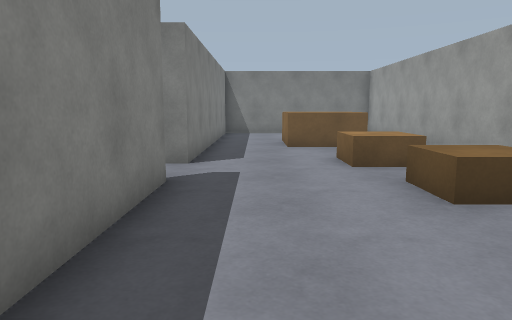
view 1 (above)

19 first-person views from a walk through a robot-simulator world made for Webots. The camera is 1.2 m above the floor, tilts 8° down and sees 70° across. The floor is counted in squares, 1 m on a side. Each view is taken from the middle of a square. On the plan, view 1 faces up. The plan holds only what a view shows up to about 14 squares ahead; the rest is blank. The place goes on beyond the plan.

view 2
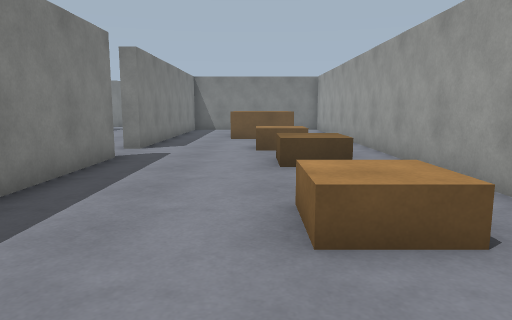

view 3
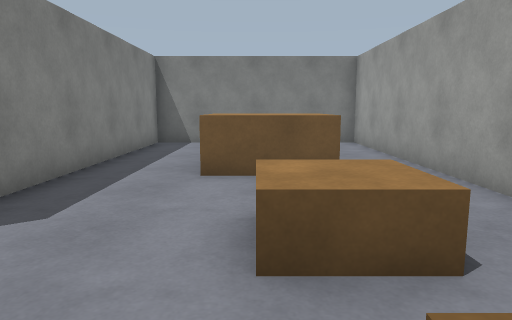

view 4
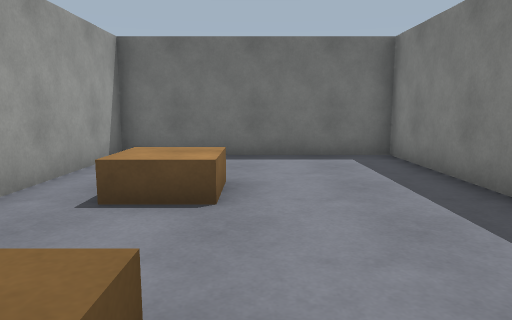

view 5
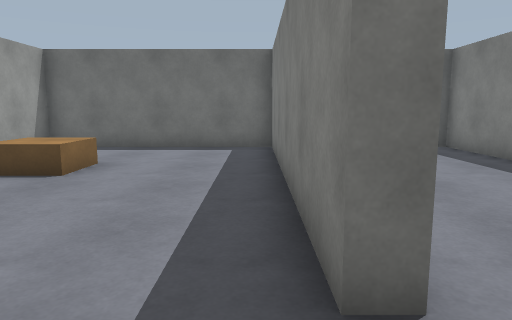

view 6
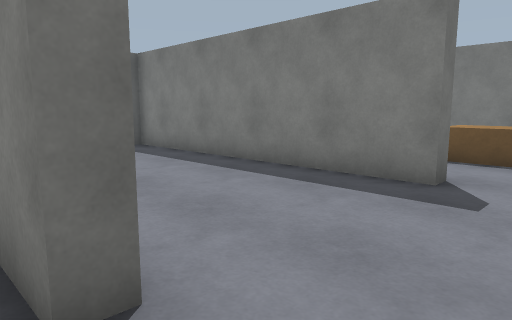

view 7
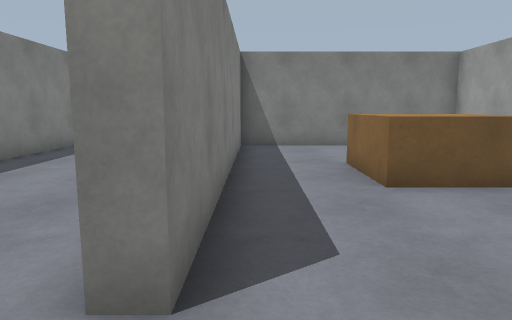

view 8
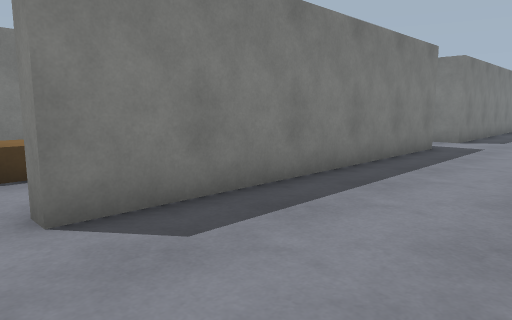

view 9
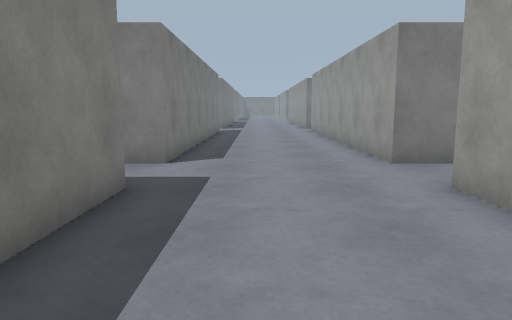

view 10
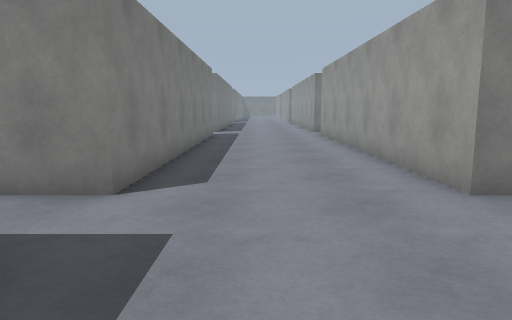

view 11
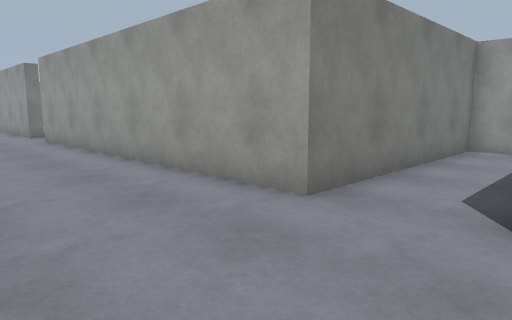

view 12
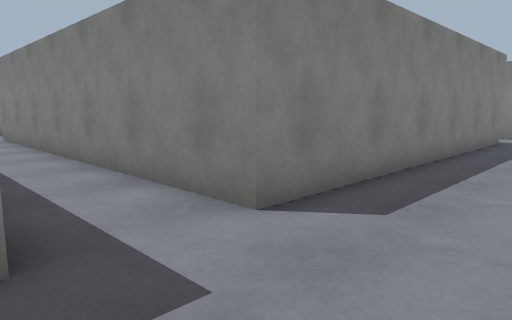

view 13
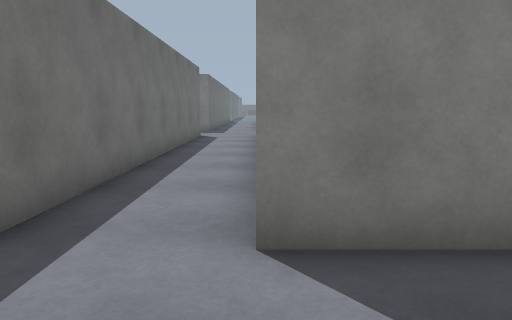

view 14
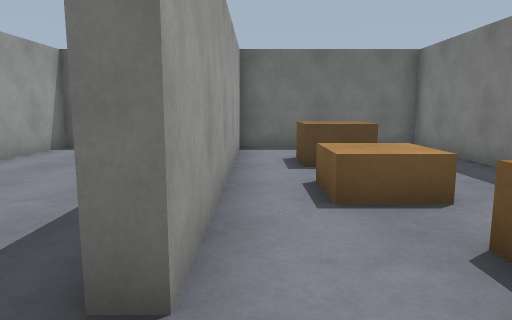

view 15
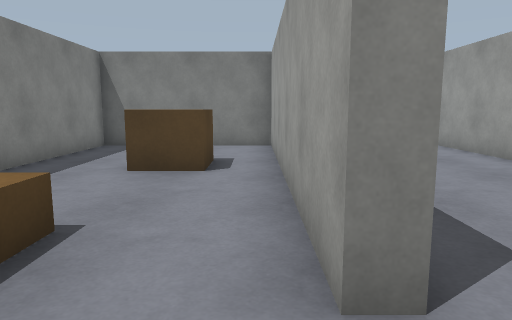

view 16
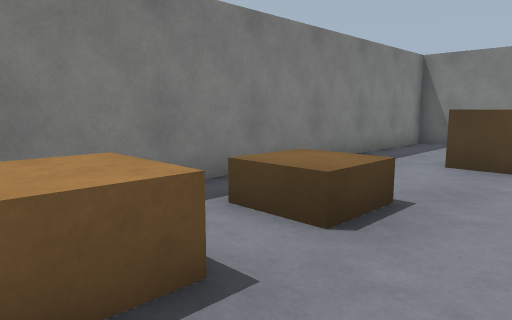

view 17
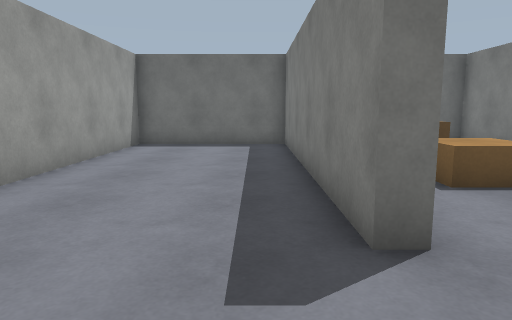

view 18
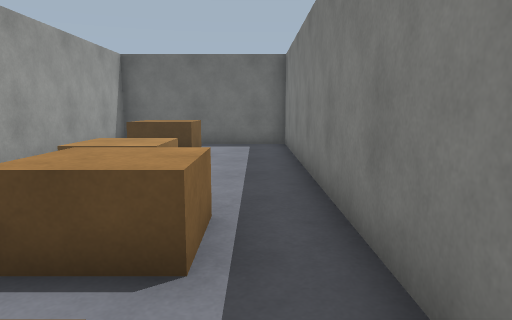

view 19
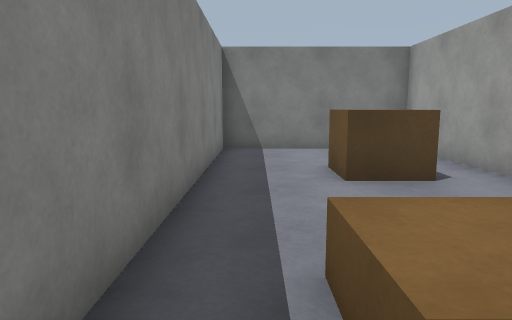

### Floor plan
Points are (right, up) in squares from view 1. A wall is a line through its corners. A room is listed if a view was taken in it or the views show most of it. See-through windows are left out.
Room 1 (views 1, 2, 3, 4, 5, 6, 7)
walls: (-1.5, 6) (-1.5, -3.5) (5.5, -3.5) (5.5, 18) (-1.5, 18) (-1.5, 8)
ways out: opening at (-2, 6.5) to room 2
objects: crate (1, 12) to (3, 14); crate (2, 8) to (3, 9); crate (3, 0) to (4, 1); crate (3, 5) to (4, 6)
Room 2 (views 8, 9, 10, 11, 12, 13, 17)
walls: (-2, 14.5) (-2, 18.5); (-7, 18.6) (-7, 8); (-1.5, 8) (-2, 8); (-2.1, 6) (-1.5, 6); (-7, 6) (-7, -3.5) (-2, -3.5) (-2, 3.5); (5.5, 20) (5.5, 21) (-2, 21) (-2, 31.5); (-14.5, 18.5) (-7.4, 18.5); (-7, 31.5) (-7, 21) (-14.5, 21)
ways out: opening at (-2, 6.5) to room 1; opening at (-7, 6.5) to room 3
Room 3 (views 14, 15, 16, 18, 19)
walls: (-7, 8) (-7.5, 8) (-7.5, 18) (-13, 18) (-13, -3.5) (-7.5, -3.5) (-7.5, 6) (-7, 6)
ways out: opening at (-7, 6.5) to room 2
objects: crate (-11, 5) to (-10, 6); crate (-11, 8) to (-10, 9); crate (-10, -1) to (-9, 0); crate (-10, 2) to (-9, 3); crate (-10, 13) to (-9, 14)

Positions as (right, up) in squares from view 1, and headings:
1: (0, 0), facing up
2: (2, -3), facing up
3: (2, 5), facing up
4: (2, 6), facing down
5: (-1, 8), facing down
6: (-1, 8), facing down-left
7: (-1, 6), facing up
8: (-3, 7), facing up-left
9: (-5, 13), facing up
10: (-5, 16), facing up
11: (-6, 18), facing up-right
12: (-4, 18), facing up-left
13: (-4, 21), facing left
14: (-8, 8), facing down
15: (-8, 6), facing up
16: (-8, 5), facing up-left
17: (-6, 9), facing down
18: (-12, 9), facing down
19: (-12, 7), facing up
